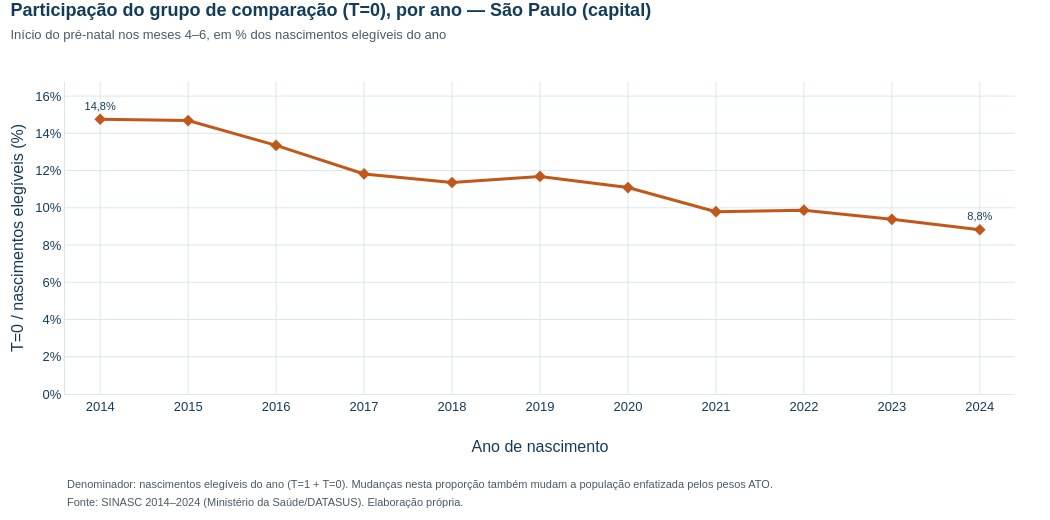

Here is the notebook cell this chart was saved with:
### Markdown cell above
## 6. Composição dos grupos

T=0 corresponde a início nos meses 4–6. Denominador: todos os nascimentos elegíveis do respectivo ano. Mudanças desta proporção também mudam a composição da população enfatizada pelos pesos ATO.

### Code cell
fig_grupos = go.Figure(go.Scatter(
    x=ANOS, y=resultados.pct_t0.tolist(), name="T=0 entre os elegíveis", mode="lines+markers+text",
    connectgaps=False, cliponaxis=False,
    text=[fmt(v, 1) + "%" if a in (2014, 2024) else "" for a, v in resultados.pct_t0.items()],
    textposition="top center", textfont=dict(size=11, color=CORES_IPT["AZUL_ESCURO"]),
    line=dict(color=COR_T0, width=3), marker=dict(size=9, symbol="diamond"),
    customdata=resultados[["n_t0", "n_t1", "n"]].values.tolist(),
    hovertemplate=("<b>%{x}</b><br>T=0 (meses 4–6): <b>%{y:.2f}%</b> dos elegíveis<br>"
                   "T=0: %{customdata[0]:,.0f} · T=1: %{customdata[1]:,.0f}<br>"
                   "Elegíveis: %{customdata[2]:,.0f}<extra></extra>")))
layout_academico(
    fig_grupos, "Participação do grupo de comparação (T=0), por ano — São Paulo (capital)",
    "Início do pré-natal nos meses 4–6, em % dos nascimentos elegíveis do ano",
    notas=["Denominador: nascimentos elegíveis do ano (T=1 + T=0). Mudanças nesta proporção também mudam "
           "a população enfatizada pelos pesos ATO.", FONTE_SINASC_SERIE],
    nome_arquivo="07_participacao_t0_2014_2024", altura=520)
fig_grupos.update_layout(showlegend=False)
fig_grupos.update_xaxes(title="Ano de nascimento", tickmode="array", tickvals=ANOS, tickformat="d",
                        range=[2013.6, 2024.4])
fig_grupos.update_yaxes(title="T=0 / nascimentos elegíveis (%)", ticksuffix="%",
                        range=[0, resultados.pct_t0.max() + 2], dtick=2)
exibir_plotly(fig_grupos)

### Figure 1 — Plotly figure (JSON) as saved in the notebook; plotly's stock layout.template omitted (floating-point values rounded to 4 significant figures)
{"data": [{"cliponaxis": false, "connectgaps": false, "customdata": [[24348, 140639, 164987], [24345, 141442, 165787], [21102, 136923, 158025], [18959, 141470, 160429], [17814, 138992, 156806], [17581, 132846, 150427], [15443, 123840, 139283], [12705, 117056, 129761], [12370, 112936, 125306], [11470, 110774, 122244], [10118, 104576, 114694]], "hovertemplate": "<b>%{x}</b><br>T=0 (meses 4–6): <b>%{y:.2f}%</b> dos elegíveis<br>T=0: %{customdata[0]:,.0f} · T=1: %{customdata[1]:,.0f}<br>Elegíveis: %{customdata[2]:,.0f}<extra></extra>", "line": {"color": "#C2571A", "width": 3}, "marker": {"size": 9, "symbol": "diamond"}, "mode": "lines+markers+text", "name": "T=0 entre os elegíveis", "text": ["14,8%", "", "", "", "", "", "", "", "", "", "8,8%"], "textfont": {"color": "#133C5A", "size": 11}, "textposition": "top center", "type": "scatter", "x": [2014, 2015, 2016, 2017, 2018, 2019, 2020, 2021, 2022, 2023, 2024], "y": [14.76, 14.68, 13.35, 11.82, 11.36, 11.69, 11.09, 9.791, 9.872, 9.383, 8.822]}], "layout": {"annotations": [{"align": "left", "font": {"color": "#4A5A66", "size": 11}, "showarrow": false, "text": "Denominador: nascimentos elegíveis do ano (T=1 + T=0). Mudanças nesta proporção também mudam a população enfatizada pelos pesos ATO.", "x": 0, "xanchor": "left", "xref": "paper", "y": 0, "yanchor": "top", "yref": "paper", "yshift": -82}, {"align": "left", "font": {"color": "#4A5A66", "size": 11}, "showarrow": false, "text": "Fonte: SINASC 2014–2024 (Ministério da Saúde/DATASUS). Elaboração própria.", "x": 0, "xanchor": "left", "xref": "paper", "y": 0, "yanchor": "top", "yref": "paper", "yshift": -100}], "font": {"color": "#133C5A", "family": "Arial, Helvetica, sans-serif", "size": 13}, "height": 520, "hoverlabel": {"bgcolor": "white", "bordercolor": "#D9E7EE", "font": {"color": "#133C5A", "family": "Arial, Helvetica, sans-serif", "size": 13}}, "legend": {"bgcolor": "rgba(255,255,255,0)"}, "margin": {"b": 126, "t": 82}, "meta": {"nome_arquivo": "07_participacao_t0_2014_2024"}, "separators": ",.", "showlegend": false, "title": {"font": {"color": "#133C5A", "size": 18}, "text": "<b>Participação do grupo de comparação (T=0), por ano — São Paulo (capital)</b><br><span style='font-size:13px;color:#4A5A66'>Início do pré-natal nos meses 4–6, em % dos nascimentos elegíveis do ano</span>", "x": 0.01, "xanchor": "left", "y": 0.97, "yanchor": "top"}, "width": 1050, "xaxis": {"range": [2014.0, 2024.0], "tickformat": "d", "tickmode": "array", "tickvals": [2014, 2015, 2016, 2017, 2018, 2019, 2020, 2021, 2022, 2023, 2024], "title": {"text": "Ano de nascimento"}}, "yaxis": {"dtick": 2, "range": [0, 16.76], "ticksuffix": "%", "title": {"text": "T=0 / nascimentos elegíveis (%)"}}}}
